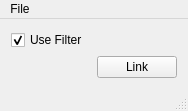
<?xml version="1.0" encoding="UTF-8"?>
<ui version="4.0">
 <class>MainWindow</class>
 <widget class="QMainWindow" name="MainWindow">
  <property name="geometry">
   <rect>
    <x>0</x>
    <y>0</y>
    <width>188</width>
    <height>103</height>
   </rect>
  </property>
  <property name="windowTitle">
   <string>B-Alert Connector</string>
  </property>
  <widget class="QWidget" name="centralWidget">
   <layout class="QVBoxLayout" name="verticalLayout">
    <item>
     <widget class="QCheckBox" name="useFilter">
      <property name="text">
       <string>Use Filter</string>
      </property>
      <property name="checked">
       <bool>true</bool>
      </property>
     </widget>
    </item>
    <item>
     <layout class="QHBoxLayout" name="horizontalLayout">
      <item>
       <spacer name="horizontalSpacer">
        <property name="orientation">
         <enum>Qt::Horizontal</enum>
        </property>
        <property name="sizeHint" stdset="0">
         <size>
          <width>40</width>
          <height>20</height>
         </size>
        </property>
       </spacer>
      </item>
      <item>
       <widget class="QPushButton" name="linkButton">
        <property name="text">
         <string>Link</string>
        </property>
       </widget>
      </item>
     </layout>
    </item>
   </layout>
  </widget>
  <widget class="QMenuBar" name="menuBar">
   <property name="geometry">
    <rect>
     <x>0</x>
     <y>0</y>
     <width>188</width>
     <height>18</height>
    </rect>
   </property>
   <widget class="QMenu" name="menuFile">
    <property name="title">
     <string>File</string>
    </property>
    <addaction name="actionLoad_Configuration"/>
    <addaction name="actionSave_Configuration"/>
    <addaction name="separator"/>
    <addaction name="actionQuit"/>
   </widget>
   <addaction name="menuFile"/>
   <addaction name="menuAbout"/>
  </widget>
  <widget class="QStatusBar" name="statusBar"/>
  <action name="actionLoad_Configuration">
   <property name="text">
    <string>Load Configuration</string>
   </property>
  </action>
  <action name="actionSave_Configuration">
   <property name="text">
    <string>Save Configuration</string>
   </property>
  </action>
  <action name="actionQuit">
   <property name="text">
    <string>&amp;Quit</string>
   </property>
   <property name="shortcut">
     <string>Ctrl+Q</string>
   </property>
  </action>
   <action name="actionAbout">
     <property name="text">
       <string>&amp;About</string>
     </property>
   </action>
 </widget>
 <layoutdefault spacing="6" margin="11"/>
 <resources/>
 <connections/>
</ui>
